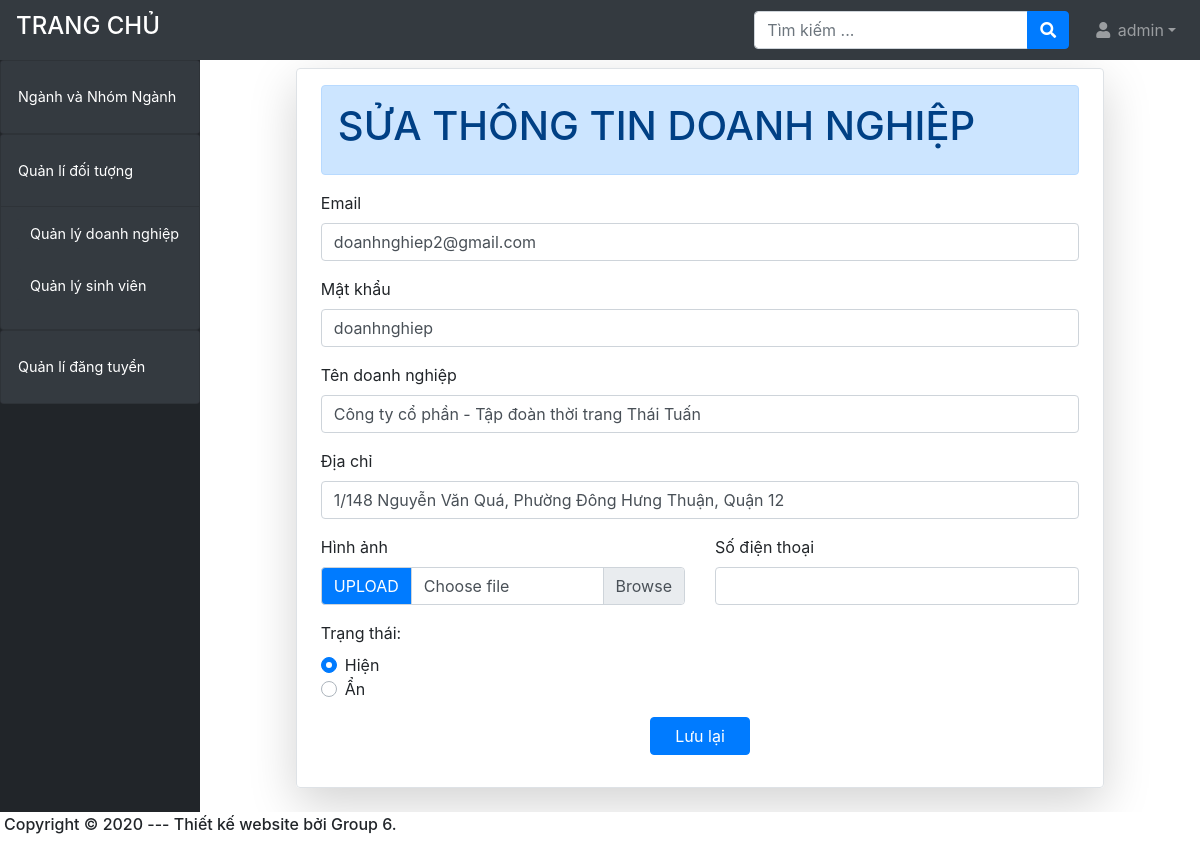
/admin/?ctrl=doanh_nghiep&act=edit&id_dn=13 (signed in), run on the app's committed database.
### tables this page shows
CREATE TABLE `user` (
  `id_user` int(12) NOT NULL,
  `user` varchar(50) NOT NULL,
  `pass` varchar(30) NOT NULL,
  `email` varchar(200) DEFAULT NULL,
  `chuc_vu` tinyint(1) NOT NULL,
  `kich_hoat` tinyint(1) DEFAULT 0 COMMENT 'dùng để check lần đầu login '
);

CREATE TABLE `doanh_nghiep` (
  `id_dn` int(11) NOT NULL,
  `id_user` int(12) NOT NULL,
  `ten_dn` varchar(100) NOT NULL,
  `banner` varchar(200) DEFAULT NULL,
  `anh` varchar(200) DEFAULT NULL,
  `dia_chi` varchar(100) NOT NULL,
  `toa_do` varchar(30) NOT NULL COMMENT 'lat và lng cách nhau bởi dấu ,',
  `masothue` int(10) NOT NULL,
  `fax` int(10) NOT NULL,
  `sdt` varchar(11) NOT NULL,
  `sdt_ban` varchar(11) NOT NULL,
  `facebook` varchar(200) NOT NULL,
  `website` varchar(200) NOT NULL,
  `ngay_cap_nhap` date DEFAULT NULL,
  `an_hien` tinyint(1) DEFAULT 1,
  `stt` int(3) NOT NULL
);

### system/database.php (called while the page is built, shortened)
<?php
    function getConnection()  {
        try {
            $conn = new PDO("mysql:host=".HOST_DB.";dbname=".NAME_DB, USER_DB, PASS_DB);
            $conn->setAttribute(PDO::ATTR_ERRMODE, PDO::ERRMODE_EXCEPTION);
            return $conn;
            } catch(PDOException $e) {
            echo "Connection failed: " . $e->getMessage();
            }
        }
    function query($sql)   {
        $conn = getConnection();
        $result = $conn->query($sql);
        return $result;
        }
    function queryOne($sql) {
        $conn = getConnection();
        $result = $conn->query($sql);
        $row = $result->fetch(PDO::FETCH_ASSOC);
        return $row;
    }
?>

### admin/models/doanh_nghiep.php (called while the page is built, shortened)
<?php require_once('../system/database.php');
function getAllUser()
{
    $sql = "SELECT * from user";
    return query($sql);
}
function getDoanhnghiepByID($id_dn)
{
    $sql = "SELECT * from doanh_nghiep where id_dn='$id_dn'";
    return queryOne($sql);
}
?>

### admin/views/dn-edit.php (the view, shortened to what this page needs)
<form method="POST" class="col-10 mx-auto border  shadow-lg px-4 py-3 shadow rounded mt-2 mb-4"
    action="<?= ADMIN_URL ?>/?ctrl=doanh_nghiep&act=update" enctype="multipart/form-data">
    <div class="overflow-hidden">
        <div class="alert alert-primary w-100 p-3" role="alert">
            <h1>SỬA THÔNG TIN DOANH NGHIỆP</h1>
        </div>
    </div>
    <div class="form-group">
        <div class="form-group">
            <label for="">Email</label>
            <?php
                require_once "models/doanh_nghiep.php";
                $ds = getAllUser();
                foreach ($ds as $u) { ?>
            <?php if ($row['id_user'] == $u['id_user']) { ?>
            <input type="email" class="form-control" required id="email" name="email" value="<?= $u['email'] ?>">
            <?php } ?>
            <?php } ?>
        </div>
        <div class="form-group">
            <label for="">Mật khẩu</label>
            <?php $ds = getAllUser();
            foreach ($ds as $u) { ?>
            <?php if ($row['id_user'] == $u['id_user']) { ?>
            <input type="text" class="form-control" required id="email" name="pass" value="<?= $u['pass'] ?>">
            <?php } ?>
            <?php } ?>
        </div>
        <div class="form-group">
            <label for="">Tên doanh nghiệp</label>
            <input type="text" class="form-control" id="user" name="ten_dn" required placeholder="Tên doanh nghiệp"
                value="<?= $row['ten_dn'] ?>">
        </div>
        <div class="form-group">
            <label for="">Địa chỉ</label>
            <input type="text" class="form-control" id="user" name="dia_chi" required placeholder="Địa chỉ"
                value="<?= $row['dia_chi'] ?>">
        </div>
        <div class="row">
            <div class="form-group col-6">
                <label for="">Hình ảnh</label>
                <div class="input-group">
                    <div class="input-group-prepend">
                        <span class="input-group-text bg-primary text-white" id="inputGroupFileAddon01">UPLOAD</span>
                    </div>
                    <div class="custom-file  ">
                        <label class="custom-file-label " for="inputGroupFile01">Choose file</label>
                    </div>
                </div>
            </div>
            <div class="form-group col-6">
                <label for="">Số điện thoại</label>
                <input type="number" class="form-control" id="sdt" name="sdt" required value="<?= $row['sdt'] ?>">
            </div>
        </div>
        <div class="row">
            <div class="form-group col-6">
                <label for="">Trạng thái:</label><br>
                <div class="custom-control custom-radio form-check-inline">
                    <label class="custom-control-label" for="anhien1"> Hiện</label>
                </div>
                <div class="custom-control custom-radio">
                    <label class="custom-control-label" for="anhien0"> Ẩn </label>
                </div>
            </div>
        </div>
        <div class="row form-group  justify-content-center align-items-center ">
            <button type="submit" class="btn btn-primary px-4">Lưu lại</button>
        </div>
</form>

### admin/views/css/style.css (style rules this page uses)
*, *::before, *::after { box-sizing: border-box; }
html { font-family: sans-serif; line-height: 1.15; -webkit-text-size-adjust: 100%; -webkit-tap-highlight-color: rgba(0, 0, 0, 0); }
body { position: fixed; top: 0; right: 0; left: 0; }

### data on the page
user: email "doanhnghiep2@gmail.com", pass "doanhnghiep"
doanh_nghiep: ten_dn "Công ty cổ phần - Tập đoàn thời trang Thái Tuấn", dia_chi "1/148 Nguyễn Văn Quá, Phường Đông Hưng Thuận, Quận 12"

### other printed values
$_SESSION['admin'] "admin"
